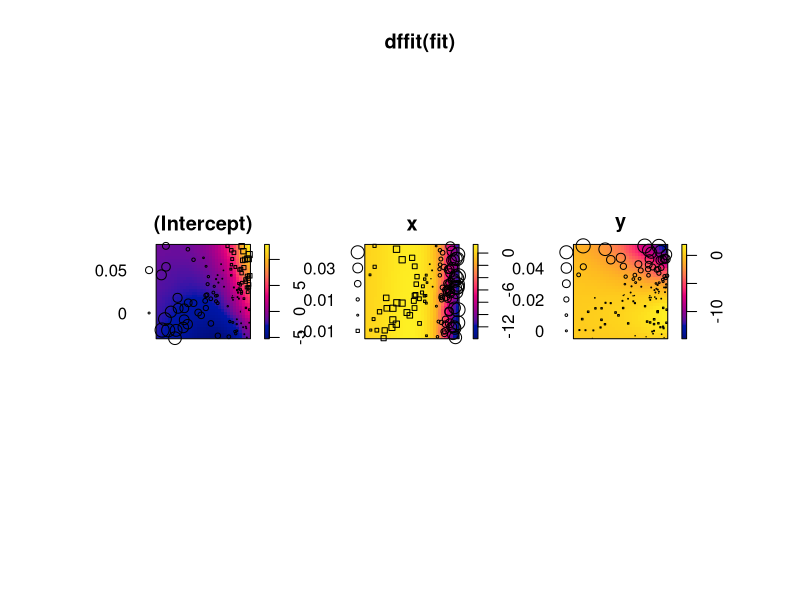
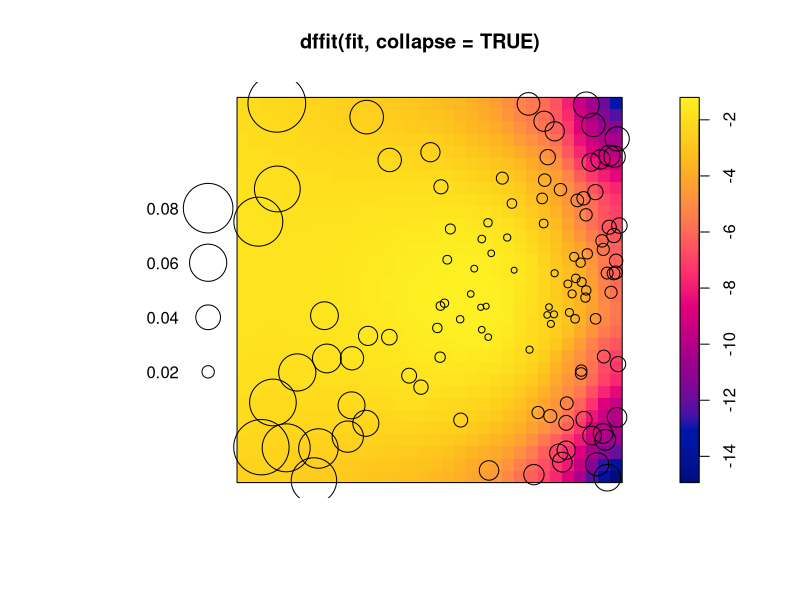

The R source for these figures, in order:
library(spatstat)


### Name: dffit.ppm
### Title: Case Deletion Effect Measure of Fitted Model
### Aliases: dffit dffit.ppm
### Keywords: spatial models

### ** Examples

   ## Don't show: 
op <- spatstat.options(npixel=32)
## End(Don't show)
   X <- rpoispp(function(x,y) { exp(3+3*x) })
   fit <- ppm(X ~x+y)
   ## Don't show: 
fit <- ppm(X ~x+y, nd=16)
## End(Don't show)
   plot(dffit(fit))
   plot(dffit(fit, collapse=TRUE))
   ## Don't show: 
spatstat.options(op)
## End(Don't show)
   
